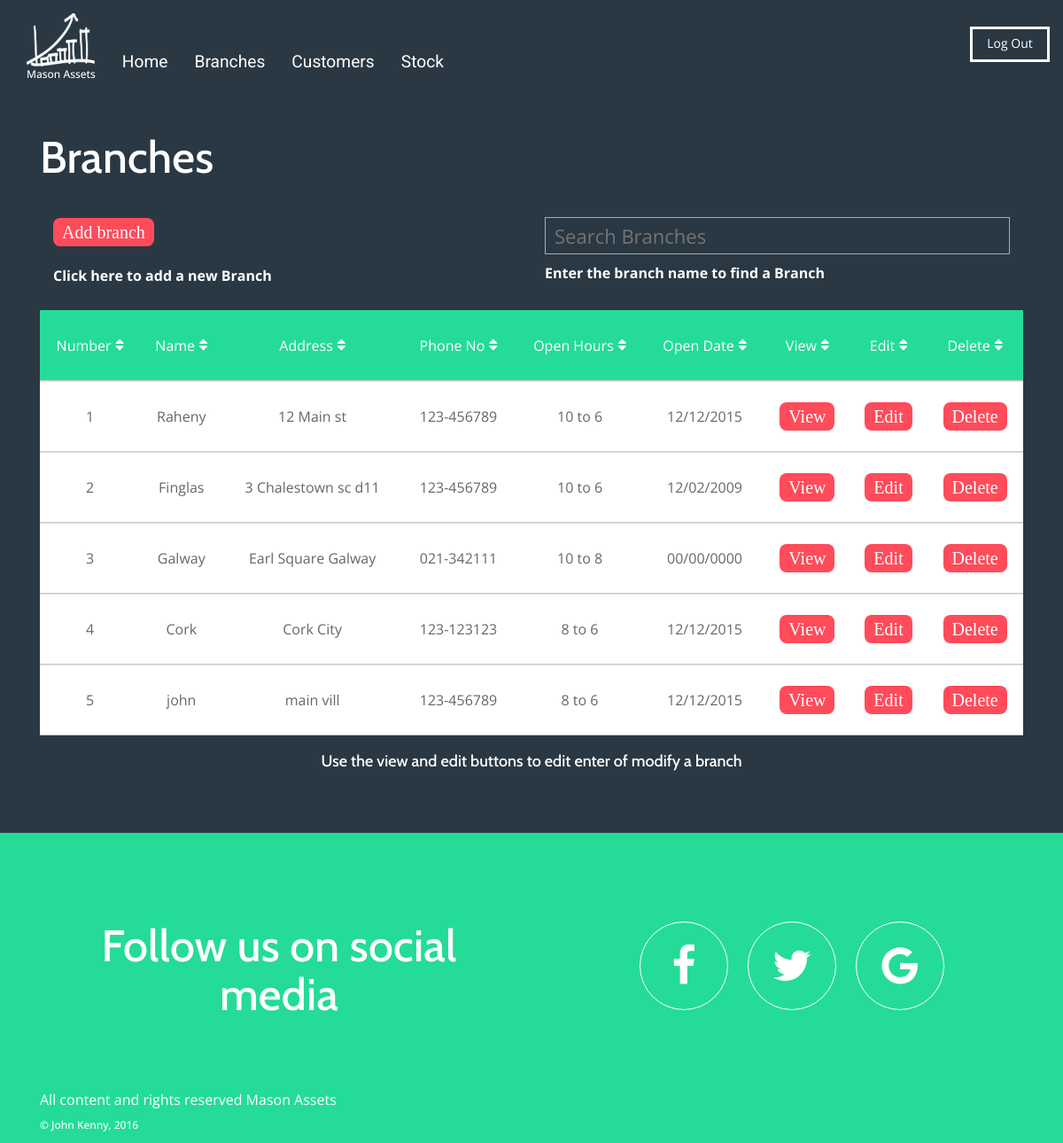
Screenshot of /viewAllBranches.php (signed in) with the database file from the repository.
### tables this page shows
CREATE TABLE IF NOT EXISTS `branchwebp` (
  `branchNo` int(11) NOT NULL,
  `branchName` varchar(40) NOT NULL,
  `address` varchar(255) NOT NULL,
  `phoneNo` varchar(10) NOT NULL,
  `openHours` enum('8 to 4','8 to 6','9 to 4','9 to 6','10 to 6','10 to 8') NOT NULL DEFAULT '9 to 6',
  `openDate` date DEFAULT NULL,
  `createdDate` timestamp NOT NULL DEFAULT CURRENT_TIMESTAMP
);

### classes/BranchTableGateway.php (called while the page is built, shortened)
<?php
    class BranchTableGateway
    {
        private $connection;
        public function __construct($c)
        {
            $this->connection = $c;
        }
        public function getBranches()
        {
            $sql = "SELECT * FROM branchwebp";
            $statement = $this->connection->prepare($sql);
            $status = $statement->execute();
            return $statement;
        }
    }
?>

### viewAllBranches.php (the view, shortened to what this page needs)
<?php
    require_once 'classes/DB.php';
    require_once 'classes/BranchTableGateway.php';
    $connection = Connection::getInstance();
    $gateway = new BranchTableGateway($connection);
    $branch = $gateway->getBranches();
?>
<!DOCTYPE html>
<html>
    <head>
        <?php  require 'utils/styles.php'; ?>
    </head>
    <body class='logOn'>
        <?php  require 'utils/toolbar.php'; ?>
        <div class="container">
            <div class="row push">
                <div class="col-lg-12 col-md-12 col-sm-12 col-sm-12">
                    <h1>Branches</h1>
                </div>
            </div>
            <div class="row row2">
                <div class="col-lg-12 col-md-12 col-sm-12 col-sm-12 main_cont">
                    <div class="col-lg-6 col-md-6 col-sm-6 col-sm-6 add">
                        <div>
                             <a href="createBranchForm.php" class="myButton">Add branch</a>
                        </div>
                        <label>Click here to add a new Branch</label>
                    </div>
                    <div class="col-lg-6 col-md-6 col-sm-6 col-sm-6 feild sea">
                        <input type="text" class='search' id="filter" placeholder="Search Branches">
                        <label class='search_lab'>
                            Enter the branch name to find a Branch
                        </label>
                    </div>
                    <div class="col-lg-12 col-md-12 col-sm-12 col-sm-12 table-row">
                        <table class="footable" data-filter="#filter" data-filter-minimum="4" data-page-size="5" data-first-text="<<" data-next-text=">" data-previous-text="<" data-last-text=">>" >
                            <thead>
                                <tr>
                                    <th data-hide="tablet,phone">Number</th>
                                    <th data-toggle="true">Name</th>
                                    <th data-hide="tablet,phone">Address</th>
                                    <th data-toggle="true">Phone No</th>
                                    <th data-hide="phone">Open Hours</th>
                                    <th data-hide="tablet, phone">Open Date</th>
                                    <th data-hide="phone">View</th>
                                    <th data-toggle="true">Edit</th>
                                    <th data-toggle="true">Delete</th>
                                </tr>
                            </thead>
                            <tbody>
                                <?php
                                    $brRow = $branch->fetch(PDO::FETCH_ASSOC);
                                    while($brRow)
                                    {
                                        $open = $brRow['openDate'];
                                        if ($open === NULL || $open ==='')
                                        {
                                            $open = "Currently not open";
                                        }
                                        else
                                        {
                                             $date = explode('-', $open);
                                             $open = $date [2] . "/" . $date [1] . "/" . $date [0];
                                        }
                                        echo '<tr>';
                                        echo '<td>' . $brRow['branchNo'] . '</td>';
                                        echo '<td>' . $brRow['branchName'] . '</td>';
                                        echo '<td>' . $brRow['address'] . '</td>';
                                        echo '<td>' . $brRow['phoneNo'] . '</td>';
                                        echo '<td>' . $brRow['openHours'] . '</td>';
                                        echo '<td>' . $open . '</td>';
                                        echo '<td><a class="myButton small" href="viewBranch.php?branchNo='.$brRow['branchNo'].'">View</a> </td>';
                                        echo '<td><a class=" myButton small" href="editBranchForm.php?branchNo='.$brRow['branchNo'].'">Edit</a> </td>';
                                        echo '<td><a class="delete myButton small" href="deleteBranch.php?branchNo='.$brRow['branchNo'].'">Delete</a> </td>';
                                        echo '</tr>';
                                        $brRow = $branch->fetch(PDO::FETCH_ASSOC);
                                    }
                                ?>
                            </tbody>
                        </table>
                    </div>
                    <div class="col-lg-12 col-md-12 col-sm-12 col-sm-12 center-all-content">
                        <h3 class="pushfoot">Use the view and edit buttons to edit enter of modify a branch</h3>
                    </div>
                </div>
            </div>
        </div>
        <?php  require 'utils/footer.php'; ?>
    </body>
</html>

### styles/mycss.css (style rules this page uses)
h1 { font-size: 50px; font-family: Cabin, serif; letter-spacing: .2px; padding-bottom: 30px; }
h3 { font-size: 18px; font-family: Cabin, serif; }
body { font-family: 'Open Sans', sans-serif; color: #666666; font-size: 16px; overflow-x: hidden; }
.logOn { background-color: #2a3843 !important; color: white; }
.center-all-content { text-align: center; }
.myButton { background-color: #ff4b5a; -moz-border-radius: 8px; -webkit-border-radius: 8px; cursor: pointer; color: #FFFFFF; font-family: Verdana; font-size: 20px; padding: 5px 10px; text-decoration: none; }
.footable thead th { color: white!important; vertical-align: middle!important; text-align: center!important; border-bottom: 1px solid #cccccc!important; background-color: #24dc97!important; font-weight: bold; height: 80px!important; }
.footable tbody tr { color: #666666!important; height: 80px!important; background-color: white!important; }
.footable td { vertical-align: middle!important; text-align: center!important; border-bottom: 1px solid #cccccc!important; }
#filter { background-color: none; }
.table-row { padding: 0; }
.search { font-size: 22px; display: block; width: 100%; height: 100%; padding: 5px 10px; background: none; background-image: none; border: 1px solid #a0b3b0; color: #ffffff; border-radius: 0; -webkit-transition: border-color .25s ease, box-shadow .25s ease; transition: border-color .25s ease, box-shadow .25s ease; }
.search_lab { padding: 10px 0px; }
.add label { padding: 23px 0px; }
.add > div { margin-top: 3px; }
html { position: relative; min-height: 100%; }
body { margin-bottom: 350px; }
.row { margin: auto; padding:auto; }
.pushfoot { margin-bottom: 70px; }
.push { margin-top:130px; }

### rows the page displays
branchwebp: branchNo "1", branchName "Raheny", address "12 Main st", phoneNo "123-456789", openHours "10 to 6", openDate "12/12/2015"
branchwebp: branchNo "2", branchName "Finglas", address "3 Chalestown sc d11", phoneNo "123-456789", openHours "10 to 6", openDate "12/02/2009"
branchwebp: branchNo "3", branchName "Galway", address "Earl Square Galway", phoneNo "021-342111", openHours "10 to 8", openDate "00/00/0000"
branchwebp: branchNo "4", branchName "Cork", address "Cork City", phoneNo "123-123123", openHours "8 to 6", openDate "12/12/2015"
branchwebp: branchNo "5", branchName "john", address "main vill", phoneNo "123-456789", openHours "8 to 6", openDate "12/12/2015"
